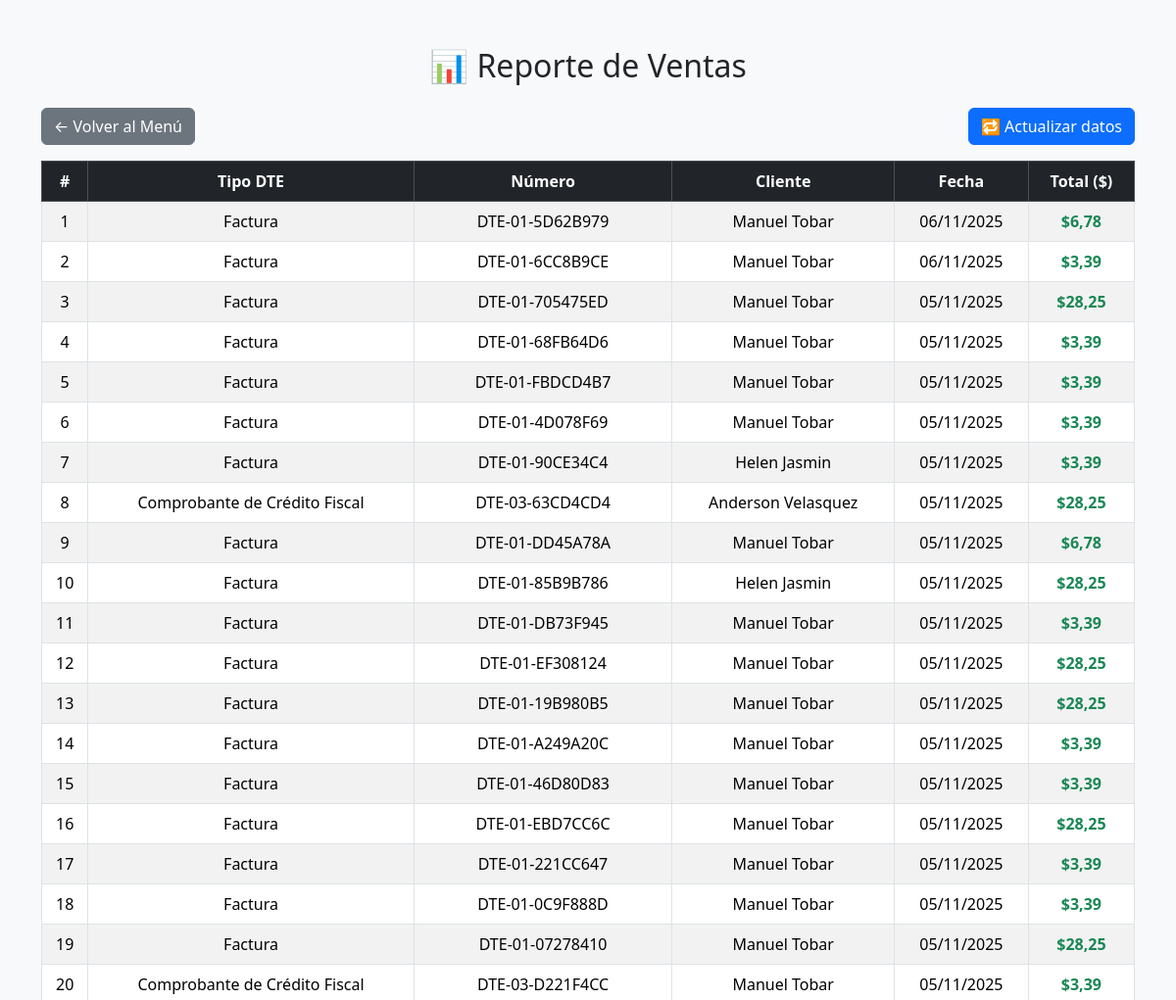
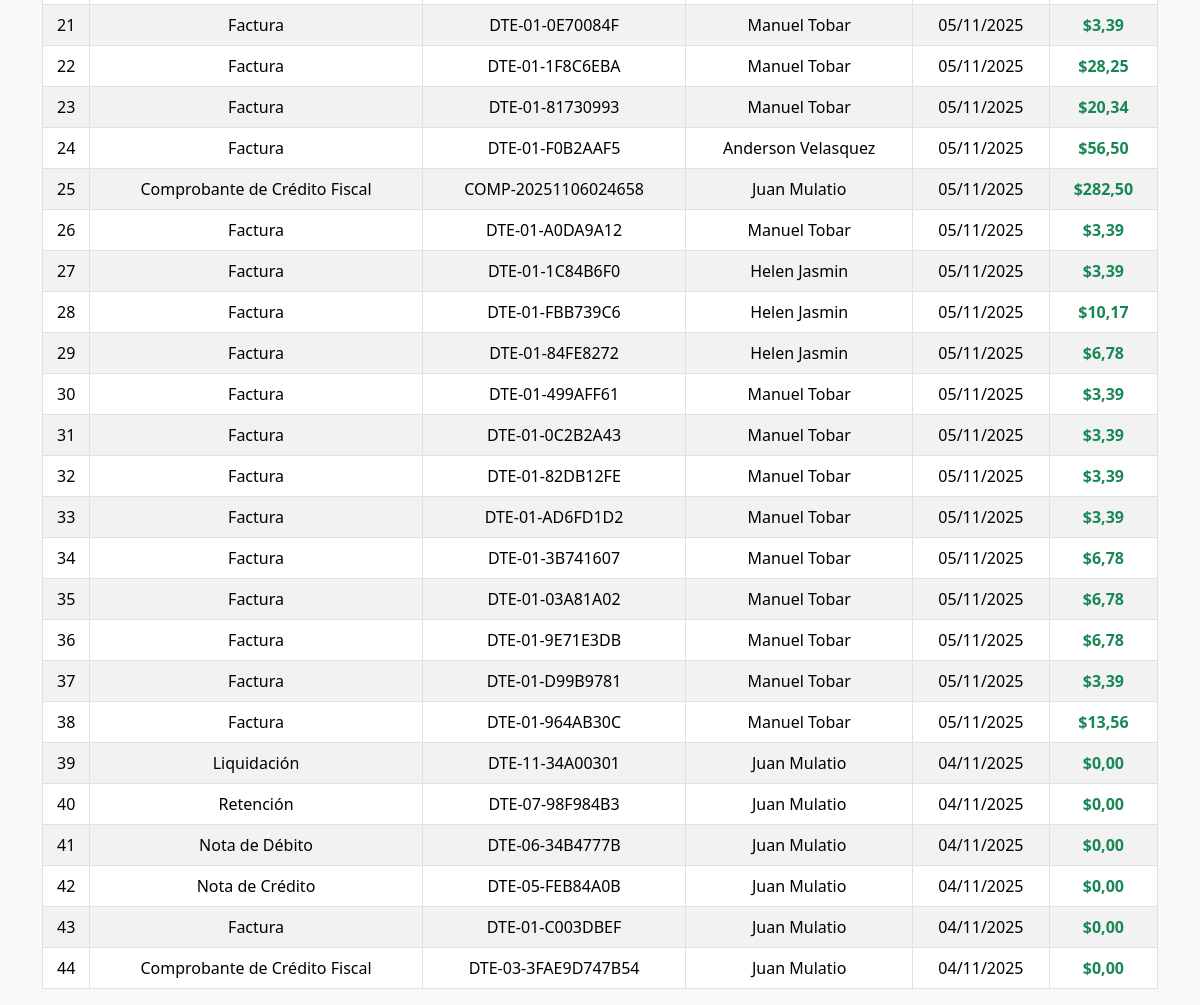
Screenshot of /reportes/ventas/ (signed in) with the database file from the repository (2 pictures, top to bottom).
### Modulos/Facturacion/models.py (models this page shows, shortened)
class DTE(models.Model):
    TIPO_DTE_CHOICES = [
        ('01', 'Factura'),
        ('03', 'Comprobante de Crédito Fiscal'),
        ('05', 'Nota de Crédito'),
        ('06', 'Nota de Débito'),
        ('07', 'Retención'),
        ('11', 'Liquidación'),
    ]
    ESTADOS = [
        ('Activo', 'Activo'),
        ('Anulado', 'Anulado'),
    ]
    empresa = models.ForeignKey(Empresa, on_delete=models.CASCADE)
    cliente = models.ForeignKey(Cliente, on_delete=models.CASCADE)
    usuario = models.ForeignKey(User, on_delete=models.SET_NULL, null=True, blank=True)  # 🔹 quién emitió
    tipo_dte = models.CharField(max_length=2, choices=TIPO_DTE_CHOICES, default='01')
    numero_control = models.CharField(max_length=50, unique=True)
    fecha_emision = models.DateTimeField(auto_now_add=True)
    condicion_pago = models.CharField(max_length=20, default='Contado')
    subtotal = models.DecimalField(max_digits=10, decimal_places=2, default=0)
    iva = models.DecimalField(max_digits=10, decimal_places=2, default=0)
    total = models.DecimalField(max_digits=10, decimal_places=2, default=0)
    codigo_generacion = models.CharField(max_length=100, blank=True, null=True)
    sello_recepcion = models.CharField(max_length=150, blank=True, null=True)
    estado = models.CharField(max_length=10, choices=ESTADOS, default='Activo')

class Cliente(models.Model):
    nombre = models.CharField(max_length=120)
    nit = models.CharField(max_length=20)
    nrc = models.CharField(max_length=20, blank=True, null=True)
    direccion = models.TextField()
    correo = models.EmailField(blank=True, null=True)
    telefono = models.CharField(max_length=20, blank=True, null=True)

### Modulos/Facturacion/views.py (the view)
# urls.py: path('reportes/ventas/', views.reporte_ventas, name='reporte_ventas'),
@rol_requerido(['Administrador', 'Contador'])
def reporte_ventas(request):
    dtes = DTE.objects.filter(estado='Activo').order_by('-fecha_emision')
    total_general = sum(d.total for d in dtes)
    return render(request, 'Facturacion/ventas.html', {
        'dtes': dtes,
        'total': total_general
    })

### Modulos/Facturacion/permisos.py (called while the page is built)
def rol_requerido(roles_permitidos):
    def decorador(view_func):
        @wraps(view_func)
        def wrapper(request, *args, **kwargs):
            if not request.user.is_authenticated:
                return redirect('login')
            perfil = getattr(request.user, 'perfil', None)
            if perfil and perfil.rol in roles_permitidos:
                return view_func(request, *args, **kwargs)
            else:
                return redirect('menu_principal')  # redirige si no tiene permiso
        return wrapper
    return decorador

### Modulos/Facturacion/templates/Facturacion/ventas.html (shortened to what this page needs)
{% load static %}
<!DOCTYPE html>
<html lang="es">
<head>
  <link href="https://cdn.jsdelivr.net/npm/bootstrap@5.3.3/dist/css/bootstrap.min.css" rel="stylesheet">
</head>
<body class="bg-light">
<div class="container mt-5">
  <h2 class="text-center mb-4">📊 Reporte de Ventas</h2>
  <div class="d-flex justify-content-between mb-3">
    <a href="{% url 'menu_principal' %}" class="btn btn-secondary">← Volver al Menú</a>
    <button id="btnActualizar" class="btn btn-primary">🔁 Actualizar datos</button>
  </div>
  <table id="tablaVentas" class="table table-bordered table-striped text-center">
    <thead class="table-dark">
      <tr>
        <th>#</th>
        <th>Tipo DTE</th>
        <th>Número</th>
        <th>Cliente</th>
        <th>Fecha</th>
        <th>Total ($)</th>
      </tr>
    </thead>
    <tbody>
      {% for dte in dtes %}
      <tr>
        <td>{{ forloop.counter }}</td>
        <td>{{ dte.get_tipo_dte_display }}</td>
        <td>{{ dte.numero_control }}</td>
        <td>{{ dte.cliente.nombre }}</td>
        <td>{{ dte.fecha_emision|date:"d/m/Y" }}</td>
        <td class="fw-bold text-success">${{ dte.total }}</td>
      </tr>
      {% empty %}
      <tr><td colspan="6" class="text-muted">No hay registros de ventas.</td></tr>
      {% endfor %}
    </tbody>
  </table>
</div>
</body>
</html>

### rows the page displays
DTE: tipo_dte "Factura", numero_control "DTE-01-5D62B979", cliente.nombre "Manuel Tobar", fecha_emision "06/11/2025", total "6,78"
DTE: tipo_dte "Factura", numero_control "DTE-01-6CC8B9CE", cliente.nombre "Manuel Tobar", fecha_emision "06/11/2025", total "3,39"
DTE: tipo_dte "Factura", numero_control "DTE-01-705475ED", cliente.nombre "Manuel Tobar", fecha_emision "05/11/2025", total "28,25"
DTE: tipo_dte "Factura", numero_control "DTE-01-68FB64D6", cliente.nombre "Manuel Tobar", fecha_emision "05/11/2025", total "3,39"
DTE: tipo_dte "Factura", numero_control "DTE-01-FBDCD4B7", cliente.nombre "Manuel Tobar", fecha_emision "05/11/2025", total "3,39"
DTE: tipo_dte "Factura", numero_control "DTE-01-4D078F69", cliente.nombre "Manuel Tobar", fecha_emision "05/11/2025", total "3,39"
DTE: tipo_dte "Factura", numero_control "DTE-01-90CE34C4", cliente.nombre "Helen Jasmin", fecha_emision "05/11/2025", total "3,39"
DTE: tipo_dte "Comprobante de Crédito Fiscal", numero_control "DTE-03-63CD4CD4", cliente.nombre "Anderson Velasquez", fecha_emision "05/11/2025", total "28,25"
DTE: tipo_dte "Factura", numero_control "DTE-01-DD45A78A", cliente.nombre "Manuel Tobar", fecha_emision "05/11/2025", total "6,78"
DTE: tipo_dte "Factura", numero_control "DTE-01-85B9B786", cliente.nombre "Helen Jasmin", fecha_emision "05/11/2025", total "28,25"
DTE: tipo_dte "Factura", numero_control "DTE-01-DB73F945", cliente.nombre "Manuel Tobar", fecha_emision "05/11/2025", total "3,39"
DTE: tipo_dte "Factura", numero_control "DTE-01-EF308124", cliente.nombre "Manuel Tobar", fecha_emision "05/11/2025", total "28,25"
DTE: tipo_dte "Factura", numero_control "DTE-01-19B980B5", cliente.nombre "Manuel Tobar", fecha_emision "05/11/2025", total "28,25"
DTE: tipo_dte "Factura", numero_control "DTE-01-A249A20C", cliente.nombre "Manuel Tobar", fecha_emision "05/11/2025", total "3,39"
DTE: tipo_dte "Factura", numero_control "DTE-01-46D80D83", cliente.nombre "Manuel Tobar", fecha_emision "05/11/2025", total "3,39"
DTE: tipo_dte "Factura", numero_control "DTE-01-EBD7CC6C", cliente.nombre "Manuel Tobar", fecha_emision "05/11/2025", total "28,25"
DTE: tipo_dte "Factura", numero_control "DTE-01-221CC647", cliente.nombre "Manuel Tobar", fecha_emision "05/11/2025", total "3,39"
DTE: tipo_dte "Factura", numero_control "DTE-01-0C9F888D", cliente.nombre "Manuel Tobar", fecha_emision "05/11/2025", total "3,39"
DTE: tipo_dte "Factura", numero_control "DTE-01-07278410", cliente.nombre "Manuel Tobar", fecha_emision "05/11/2025", total "28,25"
DTE: tipo_dte "Comprobante de Crédito Fiscal", numero_control "DTE-03-D221F4CC", cliente.nombre "Manuel Tobar", fecha_emision "05/11/2025", total "3,39"
DTE: tipo_dte "Factura", numero_control "DTE-01-0E70084F", cliente.nombre "Manuel Tobar", fecha_emision "05/11/2025", total "3,39"
DTE: tipo_dte "Factura", numero_control "DTE-01-1F8C6EBA", cliente.nombre "Manuel Tobar", fecha_emision "05/11/2025", total "28,25"
DTE: tipo_dte "Factura", numero_control "DTE-01-81730993", cliente.nombre "Manuel Tobar", fecha_emision "05/11/2025", total "20,34"
DTE: tipo_dte "Factura", numero_control "DTE-01-F0B2AAF5", cliente.nombre "Anderson Velasquez", fecha_emision "05/11/2025", total "56,50"
DTE: tipo_dte "Comprobante de Crédito Fiscal", numero_control "COMP-20251106024658", cliente.nombre "Juan Mulatio", fecha_emision "05/11/2025", total "282,50"
DTE: tipo_dte "Factura", numero_control "DTE-01-A0DA9A12", cliente.nombre "Manuel Tobar", fecha_emision "05/11/2025", total "3,39"
DTE: tipo_dte "Factura", numero_control "DTE-01-1C84B6F0", cliente.nombre "Helen Jasmin", fecha_emision "05/11/2025", total "3,39"
DTE: tipo_dte "Factura", numero_control "DTE-01-FBB739C6", cliente.nombre "Helen Jasmin", fecha_emision "05/11/2025", total "10,17"
DTE: tipo_dte "Factura", numero_control "DTE-01-84FE8272", cliente.nombre "Helen Jasmin", fecha_emision "05/11/2025", total "6,78"
DTE: tipo_dte "Factura", numero_control "DTE-01-499AFF61", cliente.nombre "Manuel Tobar", fecha_emision "05/11/2025", total "3,39"
DTE: tipo_dte "Factura", numero_control "DTE-01-0C2B2A43", cliente.nombre "Manuel Tobar", fecha_emision "05/11/2025", total "3,39"
DTE: tipo_dte "Factura", numero_control "DTE-01-82DB12FE", cliente.nombre "Manuel Tobar", fecha_emision "05/11/2025", total "3,39"
DTE: tipo_dte "Factura", numero_control "DTE-01-AD6FD1D2", cliente.nombre "Manuel Tobar", fecha_emision "05/11/2025", total "3,39"
DTE: tipo_dte "Factura", numero_control "DTE-01-3B741607", cliente.nombre "Manuel Tobar", fecha_emision "05/11/2025", total "6,78"
DTE: tipo_dte "Factura", numero_control "DTE-01-03A81A02", cliente.nombre "Manuel Tobar", fecha_emision "05/11/2025", total "6,78"
DTE: tipo_dte "Factura", numero_control "DTE-01-9E71E3DB", cliente.nombre "Manuel Tobar", fecha_emision "05/11/2025", total "6,78"
DTE: tipo_dte "Factura", numero_control "DTE-01-D99B9781", cliente.nombre "Manuel Tobar", fecha_emision "05/11/2025", total "3,39"
DTE: tipo_dte "Factura", numero_control "DTE-01-964AB30C", cliente.nombre "Manuel Tobar", fecha_emision "05/11/2025", total "13,56"
DTE: tipo_dte "Liquidación", numero_control "DTE-11-34A00301", cliente.nombre "Juan Mulatio", fecha_emision "04/11/2025", total "0,00"
DTE: tipo_dte "Retención", numero_control "DTE-07-98F984B3", cliente.nombre "Juan Mulatio", fecha_emision "04/11/2025", total "0,00"
DTE: tipo_dte "Nota de Débito", numero_control "DTE-06-34B4777B", cliente.nombre "Juan Mulatio", fecha_emision "04/11/2025", total "0,00"
DTE: tipo_dte "Nota de Crédito", numero_control "DTE-05-FEB84A0B", cliente.nombre "Juan Mulatio", fecha_emision "04/11/2025", total "0,00"
DTE: tipo_dte "Factura", numero_control "DTE-01-C003DBEF", cliente.nombre "Juan Mulatio", fecha_emision "04/11/2025", total "0,00"
DTE: tipo_dte "Comprobante de Crédito Fiscal", numero_control "DTE-03-3FAE9D747B54", cliente.nombre "Juan Mulatio", fecha_emision "04/11/2025", total "0,00"
